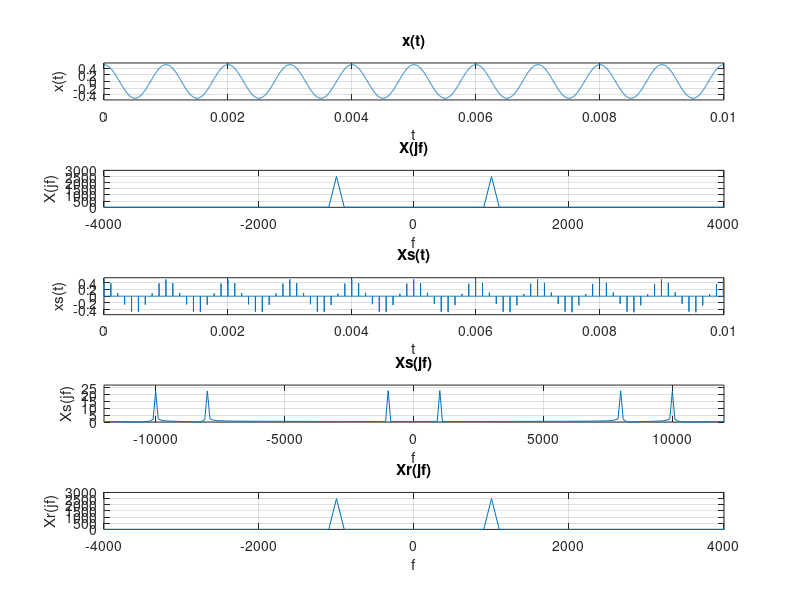
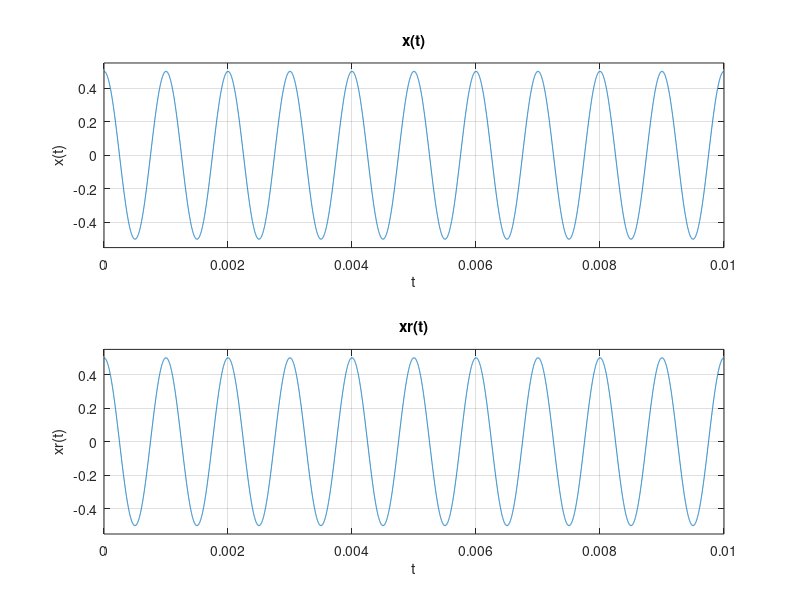

Source code (MATLAB) for these figures, in order:
clear all;

f_samp = 9000;
f_tone1=1000;

% 1a,b) x(t) setup/graph
Trep=1e-6;
t1=0:Trep:0.01;

xt=0.5*cos(2*pi*f_tone1*t1);

figure(1);
subplot(5,1,1);
plot(t1, xt), axis([0 0.01 -0.55 0.55]), grid on, ylabel("x(t)"), xlabel("t"), title("x(t)");

% 1c) X(jf) continuous spectrum plot of x(t)0
x_sp = fft(xt);
x_sp_sf=fftshift(x_sp);
f_axis = linspace(-1/Trep/2, 1/Trep/2, length(x_sp_sf));

subplot(5,1,2);
plot(f_axis, abs(x_sp_sf)), axis([-4000 4000 0 3000]), grid on, ylabel("X(jf)"), xlabel("f"), title("X(jf)");

% 1d) p(t) impulse train function
pt = zeros(1,length(t1));
pt(1:floor(1/f_samp/Trep):end) = 1;

% 1e) Calculate xs(t)
xst = xt .* pt;

subplot(5,1,3);
plot(t1,xst), axis([0 0.01 -0.55 0.55]), grid on, xlabel("t"), ylabel("xs(t)"), title("Xs(t)");

% 1f) Calculate Xs(jf)
xs_sp = fft(xst);
xs_sp_sf=fftshift(xs_sp);

subplot(5,1,4);
plot(f_axis, abs(xs_sp_sf)), axis([-12000 12000 0 27]), grid on, xlabel("f"), ylabel("Xs(jf)"), title("Xs(jf)");

% 1g) Filter Xs(jf) with Hr(jf)
hr = zeros(1,length(f_axis));
for a=1:length(f_axis)
    if abs(f_axis(a)) < (f_samp/2)
        hr(a) = 1/f_samp;
    end
end
%hr((length(f_axis)/2)-(length(f_axis)/f_samp/2):(length(f_axis)/2)+(f_samp/2)) = 1/f_samp;

%subplot(5,1,5);
%plot(f_axis, hr), axis([-4000 4000 0 0.0003]);

% 1h) Plot reconstructed spectrum Xr(jf)
xr_sp = xs_sp_sf .* hr;
xr_sp(find(abs(xr_sp)<max(xr_sp)/5)) = 0;  % remove low level ocscillations
xr_sp_scaled = max(x_sp)/max(xr_sp)*xr_sp;


subplot(5,1,5);
plot(f_axis, abs(xr_sp_scaled)), axis([-4000 4000 0 3000]), grid on, ylabel("Xr(jf)"), xlabel("f"), title("Xr(jf)");

% 1i) Calculate xr(t)
xr = ifft(ifftshift(xr_sp_scaled));

% 1j) Plot xr(t) next to x(t)
figure(2);
subplot(2,1,1);
plot(t1, xt), axis([0 0.01 -0.55 0.55]), grid on, ylabel("x(t)"), xlabel("t"), title("x(t)");
subplot(2,1,2);
plot(t1, real(xr)), axis([0 0.01 -0.55 0.55]), grid on, ylabel("xr(t)"), xlabel("t"), title("xr(t)");
